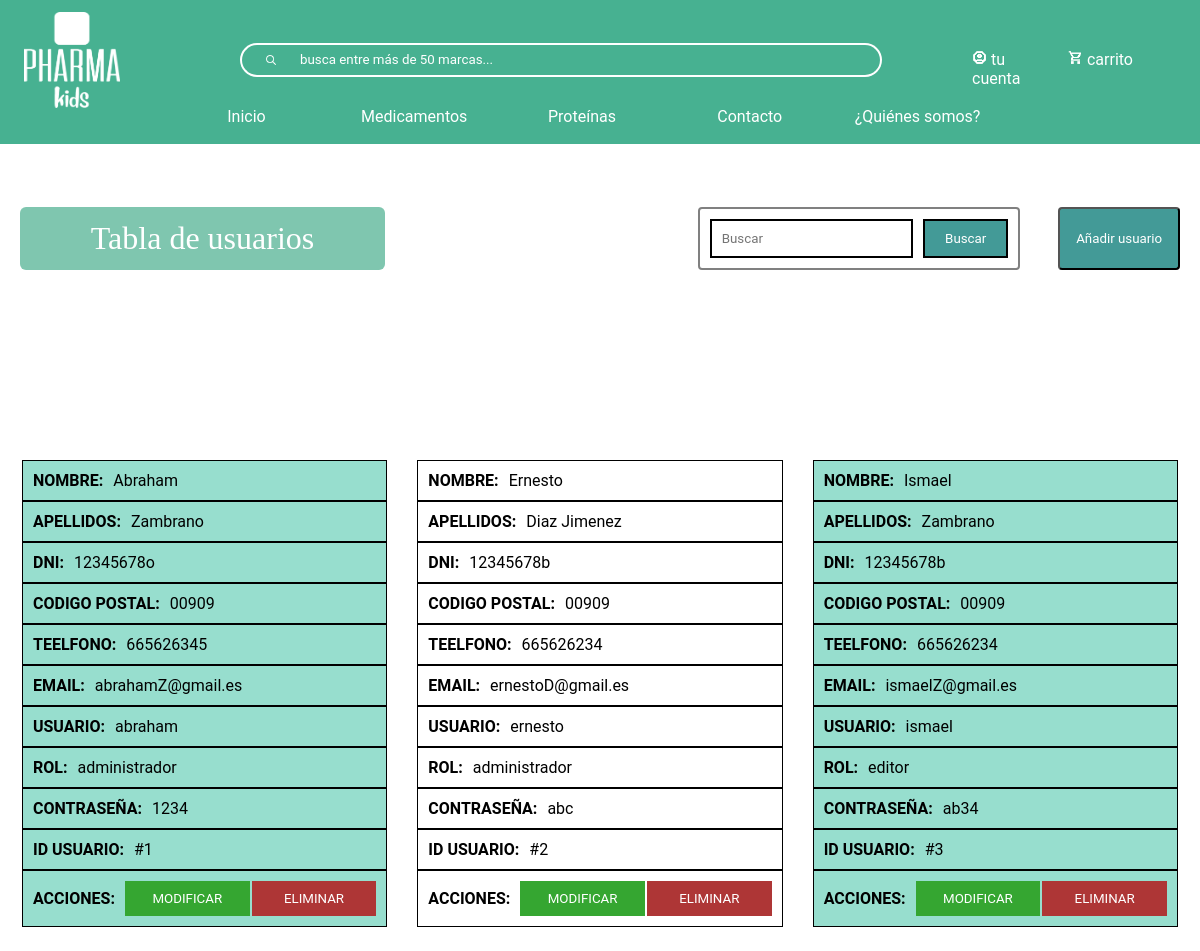
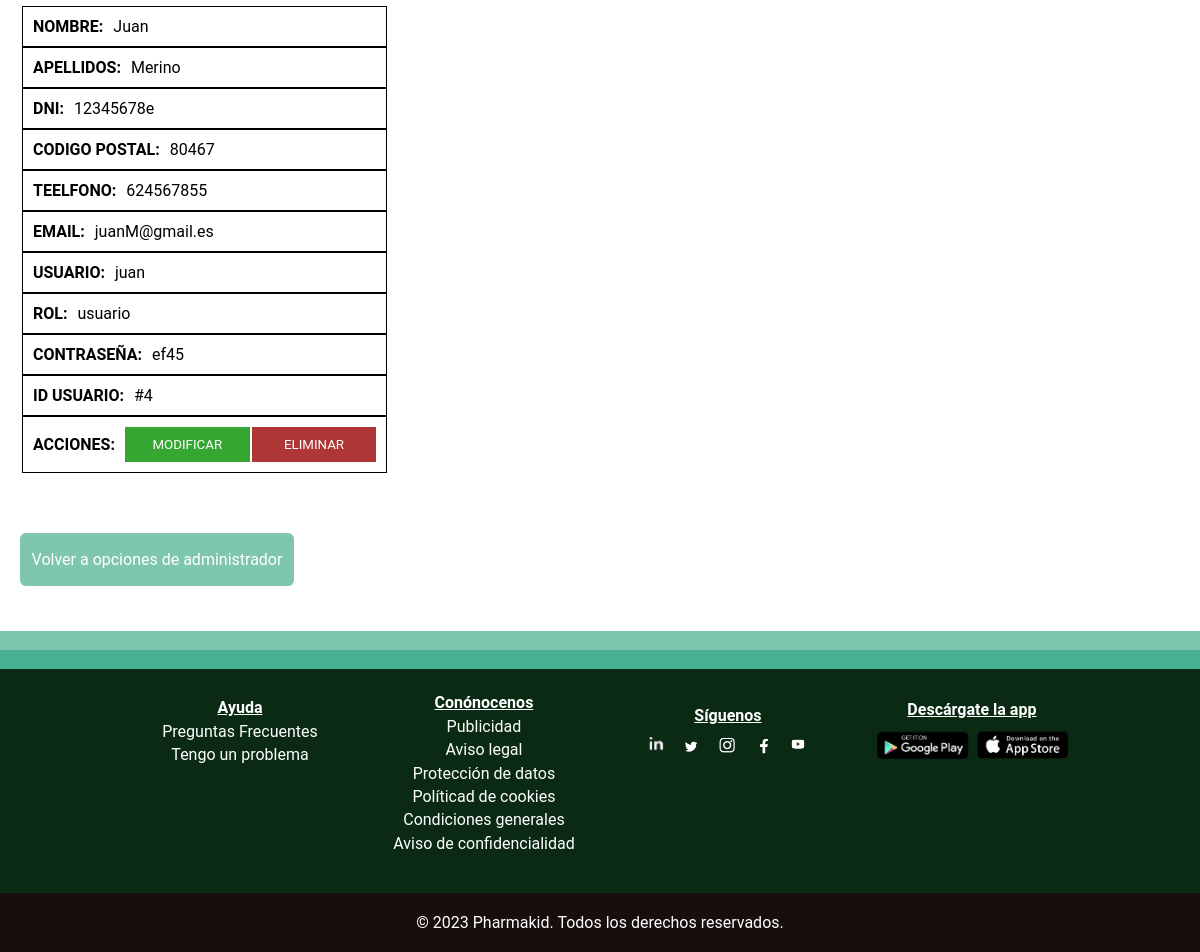
/tablaUsuario.php, run on the app's committed database (2 pictures, top to bottom).
### tables this page shows
CREATE TABLE `usuario` (
  `codigoPostal` varchar(5) NOT NULL,
  `nombre` varchar(50) NOT NULL,
  `apellidos` varchar(100) NOT NULL,
  `email` varchar(100) NOT NULL,
  `usuario` varchar(50) NOT NULL,
  `telefono` int(9) NOT NULL,
  `contrasena` varchar(50) NOT NULL,
  `dni` varchar(9) NOT NULL,
  `idUsuario` varchar(10) NOT NULL,
  `rol` varchar(20) NOT NULL
);

### tablaUsuario.php (the view, shortened to what this page needs)
<?php
include_once("bbdd/connexionBaseDeDatos.php");
?>
<!DOCTYPE html>
<html lang="en">f
<head>
    <link rel="stylesheet" type="text/css" href="css/index.css" >
    <link rel="stylesheet" type="text/css" href="css/header.css" >
    <link rel="stylesheet" type="text/css" href="css/footer.css" >
    <link rel="stylesheet" type="text/css" href="css/tablas.css" >
</head>
<body>
<?php require("footerHeader/header.php")?>
<div id="divTabla">
    <div class="contenedor-botones">
    <h1>Tabla de usuarios</h1>
        <div class="conjunto-buscar-anadir">
            <form action="buscar-usuario.php" class="form-busqueda" method="get" name="formu">
                <div class="botones-filtrar" style="display:flex">
                    <input class="input-busqueda" type="text"name="busqueda"  placeholder="Buscar" />
                    <input class="btn-busqueda" type="submit" value="Buscar"/>
                </div>
            </form>
            <button id="anadirButton">Añadir usuario</button>
        </div>
    </div>
<?php
$sql = mysqli_query($conexion, "SELECT * FROM usuario ORDER BY CAST(SUBSTRING(idUsuario, 2) AS UNSIGNED);");
$resultado = mysqli_num_rows($sql);
if($resultado > 0){
    echo "
    <table id='tabla-user'>
        <thead>
            <tr>
                <th>NOMBRE</th>
                <th>APELLIDOS</th>
                <th>DNI</th>
                <th>CÓDIGO POSTAL</th>
                <th>TELEFONO</th>
                <th>EMAIL</th>
                <th>USUARIO</th>
                <th>ROL</th>
                <th>CONTRASEÑA</th>
                <th>ID USUARIO</th>
                <th>ACCIONES</th>
        </thead>
            </tr>
    <tbody class='clase_tbody'>";
    while ($row = mysqli_fetch_assoc($sql)) {
        $nombre = $row["nombre"];
        $apellido = $row['apellidos'];
        $dni = $row["dni"];
        $cp = $row["codigoPostal"];
        $telefono = $row["telefono"];
        $email = $row["email"];
        $usuario = $row["usuario"];
        $rol = $row["rol"];
        $contrasena = $row["contrasena"];
        $idUsuario = $row["idUsuario"];
        echo"
    <tr>
        <td titulo='NOMBRE:'>$nombre</td>
        <td titulo='APELLIDOS:'>$apellido</td>
        <td titulo='DNI:'>$dni</td>
        <td titulo='CODIGO POSTAL:'>$cp</td>
        <td titulo='TEELFONO:'>$telefono</td>
        <td titulo='EMAIL:'>$email</td>
        <td titulo='USUARIO:'>$usuario</td>
        <td titulo='ROL:'>$rol</td>
        <td titulo='CONTRASEÑA:'>$contrasena</td>
        <td titulo='ID USUARIO:'>$idUsuario</td>
        <td titulo='ACCIONES:'class='td-btn'>
                <button class='modificar'>MODIFICAR</button>
                <button class='eliminar'>ELIMINAR</button>
        </td>
    </tr>
            ";
        }
        echo "</tbody>";
}
else
{
echo "<h3 style='text-align:-webkit-center'>No encontrado</h3>";
}
?>
</table>
<a href="administrador.php">Volver a opciones de administrador</a>
</div>
<?php require("footerHeader/footer.php")?>
</body>
</html>

### css/index.css (style rules this page uses)
* { font-family: "Roboto"; padding: 0; margin: 0; box-sizing: border-box; }

### css/header.css (style rules this page uses)
* { margin: 0; box-sizing: border-box; }
a { text-decoration: none; }

### css/tablas.css (style rules this page uses)
table { width: 100%; }
.conjunto-buscar-anadir { display: flex; justify-content: space-between; gap: 38px; }
#divTabla { margin: auto; display: flex; flex-direction: column; width: 100%; padding: 45px 20px; text-align: center; margin-top: 143px; }
.contenedor-botones { display: flex; justify-content: space-between; margin-bottom: 5%; }
#anadirButton { width: 26% ; background-color: #439A97; color: white; border-radius: 4px; cursor: pointer; padding: 10px; transition: .3s; }
#divTabla form { margin-left: 0; }
#divTabla h1 { text-align: center; color: #FFFFFF; background-color: #7FC6AF; border-radius: 6px; width: 100%; text-align: center; max-width: 365px; padding: 4px; font-weight: normal; font-family: Manrope; display: flex; justify-content: center; align-items: center; }
table { width: 100%; border-radius: 20px; margin-top: 100px; }
#divTabla #tabla-user td, #divTabla #tabla_medicamento td { color: #000; border-spacing: 4px; border-collapse: separate; padding: 5px; text-align: center; }
table tr:nth-child(odd) { background-color: #97DECE; }
#divTabla > a, #divTablaProteina a { margin-top: 5%; background-color: #7FC6AF; border-radius: 6px; width: 100%; padding: 17px 0; max-width: 274px; border: none; color: white; transition: .3s; }
.btn-busqueda-proteina, .btn-busqueda { color: white; border: 2px solid black; background-color: #439A97; margin-left: 10px; padding: 10px 20px; cursor: pointer; transition: .3s; }
.form-busqueda { display: flex; float: right; background-color: initial; padding: 10px; border-radius: 4px; border: 2px solid gray; }
.form-busqueda .input-busqueda { display: flex; width: 100%; border: 2px solid black; padding: 10px }
#divTabla .td-btn { width: 100%; background-color: #F1F1F1; display: flex; padding: 0; height: 100%; align-items: center; }
.modificar { background-color: #35a631; color: white; padding: 10px; margin-right: 2px; width: 100%; border: none; cursor: pointer; transition: .3s; }
.eliminar { width: 100%; background-color: #ae3636; color: white; padding: 10px; border: none; cursor: pointer; transition: .3s; }
#divTabla table td:last-child { background-color: #fff; }
@media screen and (max-width:1277px) { #divTabla table td:last-child { padding: 10px; background-color: initial; justify-content: initial; } }
@media screen and (max-width:1267px) { #divTabla table td:last-child, #divTablaProteina table td:last-child { padding: 10px; background-color: initial; justify-content: initial; } }
@media screen and (max-width:1267px) { #tabla-user tr, #tabla_proteina tr, #tabla_Medico tr, #tabla_citas tr { display: flex; flex-direction: column; } }
@media screen and (max-width:1267px) { #tabla-user .clase_tbody, #tabla_proteina .clase_tbody, #tabla_Medico .clase_tbody, #tabla_citas .clase_tbody { margin-top: 30px; display: grid; grid-template-columns: repeat(auto-fit, minmax(350px, 1fr)); grid-gap: 30px; width: 100%; transition: .3s; } }
@media screen and (max-width:1267px) { #divTabla #tabla-user td[titulo], #divTablaProteina #tabla_proteina td[titulo], #divTabla #tabla_Medico td[titulo], #divTabla #tabla_citas td[titulo] { display: flex; padding: 10px; border: 1px solid black; } }
@media screen and (max-width:1267px) { #tabla-user td[titulo]::before, #tabla_proteina td[titulo]::before, #tabla_Medico td[titulo]::before, #tabla_citas td[titulo]::before { content: attr(titulo); padding: 0 10px 0 0; font-weight: bold; text-transform: uppercase; } }

### data on the page
usuario: nombre "Abraham", apellidos "Zambrano", dni "12345678o", codigoPostal "00909", telefono "665626345", email "abrahamZ@gmail.es", usuario "abraham", rol "administrador", contrasena "1234", idUsuario "#1"
usuario: nombre "Ernesto", apellidos "Diaz Jimenez", dni "12345678b", codigoPostal "00909", telefono "665626234", email "ernestoD@gmail.es", usuario "ernesto", rol "administrador", contrasena "abc", idUsuario "#2"
usuario: nombre "Ismael", apellidos "Zambrano", dni "12345678b", codigoPostal "00909", telefono "665626234", email "ismaelZ@gmail.es", usuario "ismael", rol "editor", contrasena "ab34", idUsuario "#3"
usuario: nombre "Juan", apellidos "Merino", dni "12345678e", codigoPostal "80467", telefono "624567855", email "juanM@gmail.es", usuario "juan", rol "usuario", contrasena "ef45", idUsuario "#4"
